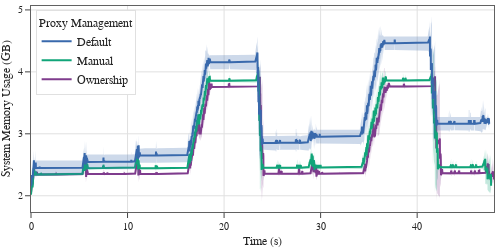

Notebook source saved alongside this figure:
### Markdown cell above
## Alderaan Testing Run

### Code cell
run_data, memory_log = load_data('../data/alderaan/2-memory-management')
memory_logs = extract_memory_logs(run_data, memory_log)

layout = dict(width=500, height=250)

fig = generate_figure(memory_logs, layout)
fig.show()

figure_dir = pathlib.Path('../figures/alderaan/')
figure_dir.mkdir(exist_ok=True)
fig.write_image(figure_dir / '2-memory-management.pdf')

### Figure 1 — Plotly figure (JSON) as saved in the notebook; plotly's stock layout.template omitted (floating-point values rounded to 4 significant figures; data arrays with more than 128 entries replaced by an {"elided": "..."} marker saying what was removed)
{"data": [{"line": {"color": "rgb(127, 60, 141)"}, "mode": "lines", "name": "Ownership", "type": "scatter", "x": {"elided": "4796 float values"}, "y": {"elided": "4796 float values"}}, {"line": {"width": 0}, "marker": {"color": "#444"}, "mode": "lines", "name": "owned-proxy-stdev-upper", "showlegend": false, "type": "scatter", "x": {"elided": "4796 float values"}, "y": {"elided": "4796 float values"}}, {"fill": "tonexty", "fillcolor": "rgba(127, 60, 141, 0.25)", "line": {"width": 0}, "marker": {"color": "#444"}, "mode": "lines", "name": "owned-proxy-stdev-lower", "showlegend": false, "type": "scatter", "x": {"elided": "4796 float values"}, "y": {"elided": "4796 float values"}}, {"line": {"color": "rgb(17, 165, 121)"}, "mode": "lines", "name": "Manual", "type": "scatter", "x": {"elided": "4766 float values"}, "y": {"elided": "4766 float values"}}, {"line": {"width": 0}, "marker": {"color": "#444"}, "mode": "lines", "name": "manual-proxy-stdev-upper", "showlegend": false, "type": "scatter", "x": {"elided": "4766 float values"}, "y": {"elided": "4766 float values"}}, {"fill": "tonexty", "fillcolor": "rgba(17, 165, 121, 0.25)", "line": {"width": 0}, "marker": {"color": "#444"}, "mode": "lines", "name": "manual-proxy-stdev-lower", "showlegend": false, "type": "scatter", "x": {"elided": "4766 float values"}, "y": {"elided": "4766 float values"}}, {"line": {"color": "rgb(57, 105, 172)"}, "mode": "lines", "name": "Default", "type": "scatter", "x": {"elided": "4746 float values"}, "y": {"elided": "4746 float values"}}, {"line": {"width": 0}, "marker": {"color": "#444"}, "mode": "lines", "name": "default-proxy-stdev-upper", "showlegend": false, "type": "scatter", "x": {"elided": "4746 float values"}, "y": {"elided": "4746 float values"}}, {"fill": "tonexty", "fillcolor": "rgba(57, 105, 172, 0.25)", "line": {"width": 0}, "marker": {"color": "#444"}, "mode": "lines", "name": "default-proxy-stdev-lower", "showlegend": false, "type": "scatter", "x": {"elided": "4746 float values"}, "y": {"elided": "4746 float values"}}], "layout": {"height": 250, "legend": {"title": {"text": "Proxy Management"}, "x": 0.01, "xanchor": "left", "y": 0.98, "yanchor": "top"}, "width": 500, "xaxis": {"autorange": true, "range": [0, 47.96], "title": {"text": "Time (s)"}, "type": "linear"}, "yaxis": {"autorange": true, "range": [1.738, 5.063], "tickformat": ".0f", "title": {"text": "System Memory Usage (GB)"}, "type": "linear"}}}
